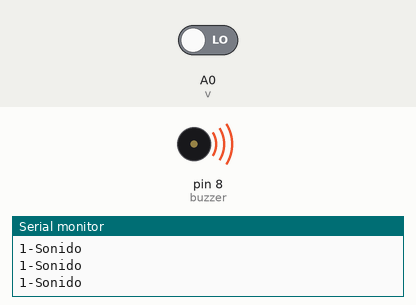
This sketch was run on a simulated Arduino Uno, built with avr-gcc and run on an emulated ATmega328P. Shown: buzzer (waves = sounding), the last lines printed to the serial monitor. The test bench sets the inputs (shaded band); at power-on: A0 (v) LOW.

Above: at 1.7 s.
1.8 s: A0 (v) driven HIGH
At 3.3 s:
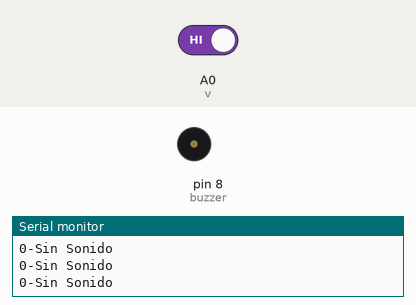
4.1 s: A0 (v) driven LOW
At 5.0 s:
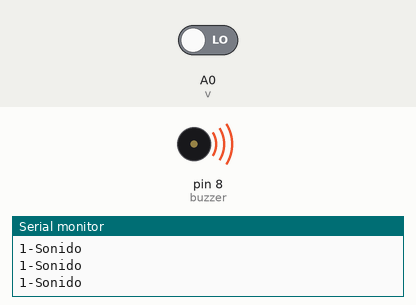
Timing chart, 0 to 7.1 s (numbered marks = the images above; inputs shaded):
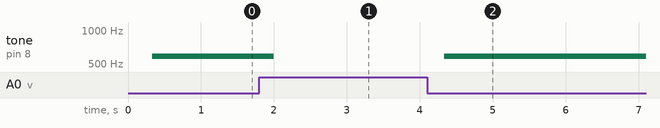

The sketch:

BUZZER___IR.ino
```cpp
int buzzer=8;
int v=A0;
bool t;
int k;

void setup() {
Serial.begin(9600);
}

void loop() {
delay(333);
k=digitalRead(v);
t=!k;

if(t==0){
  noTone(buzzer);
  Serial.print(t);
  Serial.print('-');
Serial.println("Sin Sonido");
}
else {
  tone(buzzer,587);          //frecuencia de RE
  Serial.print(t);
  Serial.print('-');
Serial.println("Sonido");
}
}
```

Measured:
- after the input at 1.8 s, tone on pin 8 (buzzer): 587 Hz → silent after 0.20 s
- after the input at 4.1 s, tone on pin 8 (buzzer): silent → 587 Hz after 0.23 s
